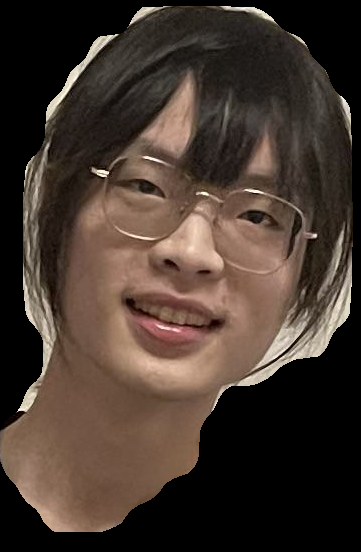
#> input picture yolact/result/head/3.png, 361 x 552 px
$ python test.py
#> lines starting #> are read from the running program, lines starting #| are printed output that depends on the picture; after the words box and inside, x2 and y2 are one past the last pixel; in counts of white or black regions, pixels touching at a corner belong together
import cv2
import numpy as np
from PIL import Image

H = "result/head/3.png"
B = "result/body/M.png"

head = Image.open(H)
#> head is the input picture: PIL image 361x552 RGB; mean R, G, B 69.4, 55.6, 46.9
body = Image.open(B)
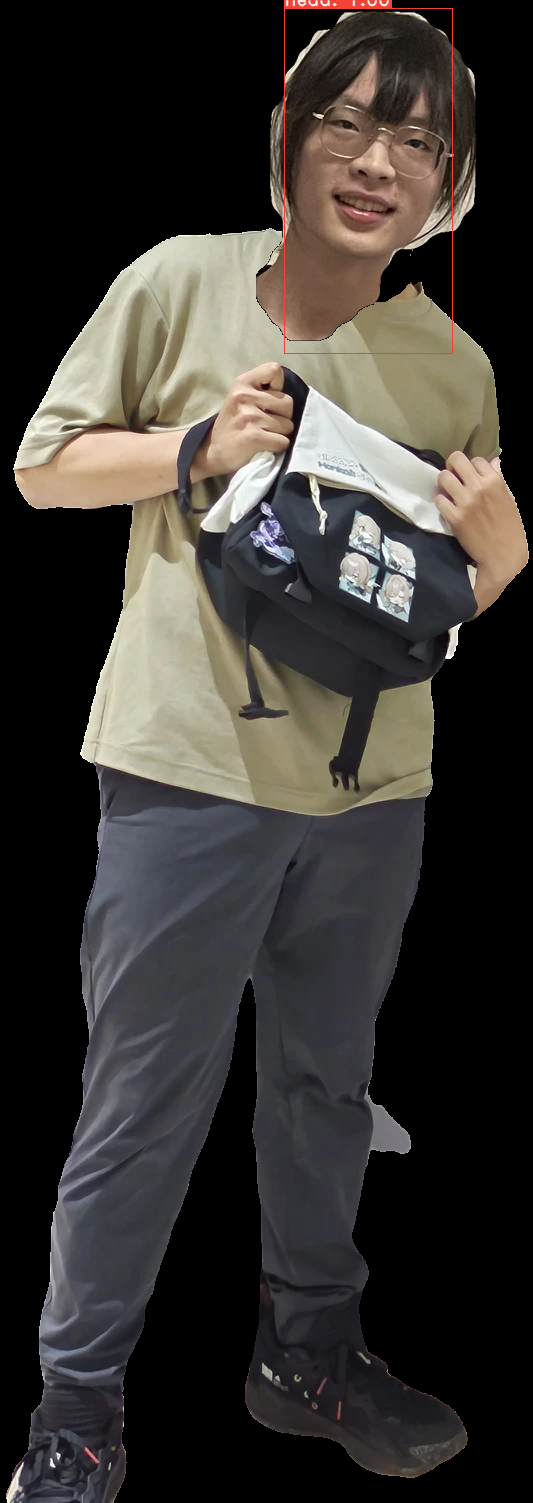
#> input picture yolact/result/body/M.png, 533 x 1503 px
#> body is the input picture: PIL image 533x1503 RGB; mean R, G, B 58.3, 54.9, 51.1

scale_factor = max(168/head.width,345/head.height)
#> scale_factor = 0.625
print(scale_factor)
#| 0.625

# Resize head image
new_width = int(head.width * scale_factor)
#> new_width = 225
new_height = int(head.height * scale_factor)
#> new_height = 345
resized_head = head.resize((new_width, new_height))


# Convert head and body to NumPy arrays
head_numpy = np.array(resized_head)
body_numpy = np.array(body)

# Define center and dimensions of head and body
Hheight, Hwidth = head_numpy.shape[:2]
#> Hheight = 345; Hwidth = 225
Bheight, Bwidth = body_numpy.shape[:2]
#> Bheight = 1503; Bwidth = 533
Hcenter_x = Hwidth // 2
#> Hcenter_x = 112
Hcenter_y = Hheight // 2
#> Hcenter_y = 172
"""
Bcenter_x = int(input("input the centerx:"))
Bcenter_y = int(input("input the centery:"))
"""
Bcenter_x = 368
Bcenter_y = 180
# Overlay head onto body

for i in range(Hheight):
    for j in range(Hwidth):
        if (0 <= Bcenter_x + j - Hcenter_x < Bwidth) and (0 <= Bcenter_y + i - Hcenter_y < Bheight) and (not np.array_equal(head_numpy[i, j], [0, 0, 0])):
            body_numpy[Bcenter_y + i - Hcenter_y, Bcenter_x + j - Hcenter_x] = head_numpy[i, j]
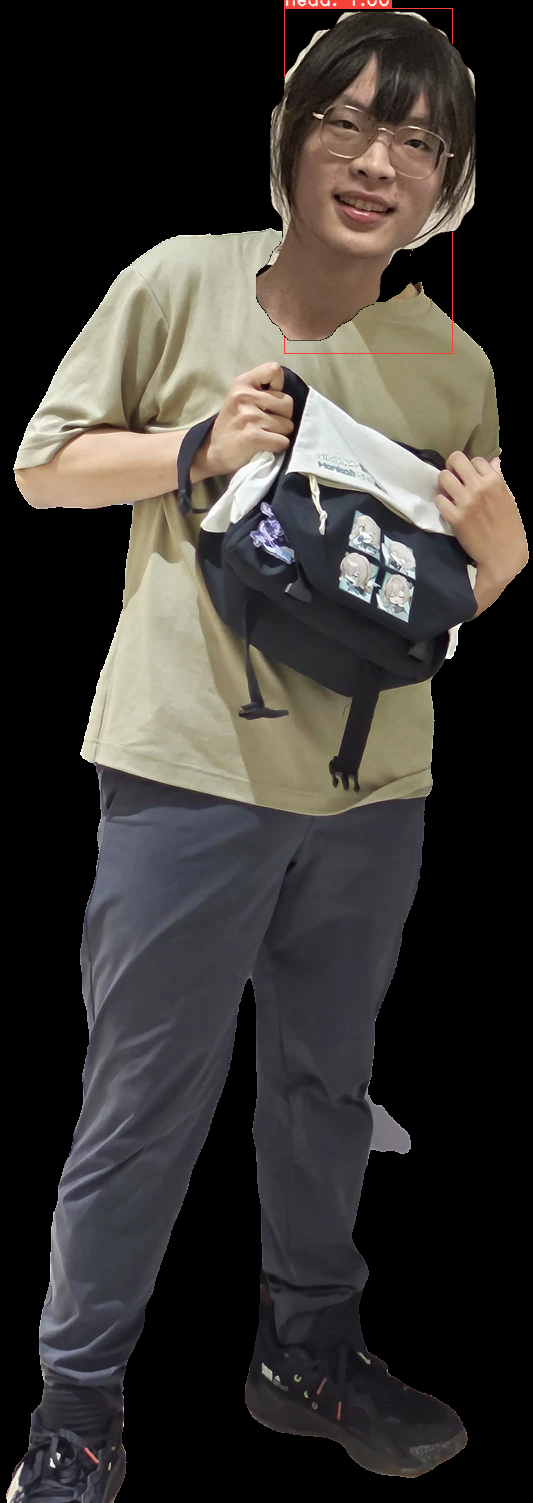
#> body_numpy: shape (1503, 533, 3); 0.06% of pixels changed, all inside (x1, y1, x2, y2) = (284, 44, 453, 337)

# Save result
cv2.imwrite("result/test.png", cv2.cvtColor(body_numpy, cv2.COLOR_RGB2BGR))
res = Image.open("result/test.png")
res.show()
